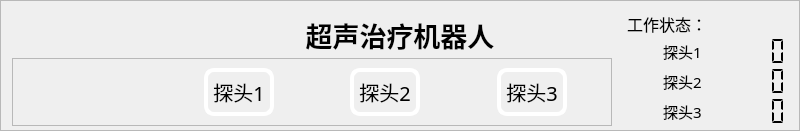
     <widget class="QFrame" name="frameTop_1">
      <property name="sizePolicy">
       <sizepolicy hsizetype="Expanding" vsizetype="Expanding">
        <horstretch>0</horstretch>
        <verstretch>0</verstretch>
       </sizepolicy>
      </property>
      <property name="minimumSize">
       <size>
        <width>800</width>
        <height>120</height>
       </size>
      </property>
      <property name="maximumSize">
       <size>
        <width>1280</width>
        <height>160</height>
       </size>
      </property>
      <property name="frameShape">
       <enum>QFrame::StyledPanel</enum>
      </property>
      <property name="frameShadow">
       <enum>QFrame::Raised</enum>
      </property>
      <layout class="QGridLayout" name="gridLayout_2" rowstretch="1,1" columnstretch="2,5,2">
       <property name="bottomMargin">
        <number>4</number>
       </property>
       <property name="verticalSpacing">
        <number>0</number>
       </property>
       <item row="0" column="0" alignment="Qt::AlignLeft|Qt::AlignTop">
        <widget class="QLabel" name="logo">
         <property name="sizePolicy">
          <sizepolicy hsizetype="Ignored" vsizetype="Ignored">
           <horstretch>0</horstretch>
           <verstretch>0</verstretch>
          </sizepolicy>
         </property>
         <property name="minimumSize">
          <size>
           <width>100</width>
           <height>0</height>
          </size>
         </property>
         <property name="maximumSize">
          <size>
           <width>180</width>
           <height>80</height>
          </size>
         </property>
         <property name="cursor">
          <cursorShape>PointingHandCursor</cursorShape>
         </property>
         <property name="text">
          <string/>
         </property>
         <property name="pixmap">
          <pixmap resource="../res/pngConfig.qrc">:/images/welld.png</pixmap>
         </property>
         <property name="scaledContents">
          <bool>true</bool>
         </property>
         <property name="openExternalLinks">
          <bool>true</bool>
         </property>
        </widget>
       </item>
       <item row="0" column="1">
        <widget class="QLabel" name="title">
         <property name="sizePolicy">
          <sizepolicy hsizetype="Expanding" vsizetype="Expanding">
           <horstretch>0</horstretch>
           <verstretch>0</verstretch>
          </sizepolicy>
         </property>
         <property name="maximumSize">
          <size>
           <width>768</width>
           <height>16777215</height>
          </size>
         </property>
         <property name="font">
          <font>
           <family>楷体</family>
           <pointsize>20</pointsize>
           <bold>true</bold>
          </font>
         </property>
         <property name="text">
          <string>超声治疗机器人</string>
         </property>
         <property name="scaledContents">
          <bool>true</bool>
         </property>
         <property name="alignment">
          <set>Qt::AlignCenter</set>
         </property>
        </widget>
       </item>
       <item row="0" column="2" rowspan="2">
        <widget class="QFrame" name="frameStateView_1">
         <property name="sizePolicy">
          <sizepolicy hsizetype="Expanding" vsizetype="Expanding">
           <horstretch>0</horstretch>
           <verstretch>0</verstretch>
          </sizepolicy>
         </property>
         <property name="maximumSize">
          <size>
           <width>256</width>
           <height>120</height>
          </size>
         </property>
         <property name="styleSheet">
          <string notr="true">border-radius:10px;
background-color: transparent;</string>
         </property>
         <property name="frameShape">
          <enum>QFrame::StyledPanel</enum>
         </property>
         <property name="frameShadow">
          <enum>QFrame::Raised</enum>
         </property>
         <layout class="QGridLayout" name="gridLayout" rowstretch="1,2,2,2" columnstretch="1,1,2">
          <property name="leftMargin">
           <number>9</number>
          </property>
          <property name="topMargin">
           <number>0</number>
          </property>
          <property name="rightMargin">
           <number>0</number>
          </property>
          <property name="bottomMargin">
           <number>0</number>
          </property>
          <property name="horizontalSpacing">
           <number>6</number>
          </property>
          <property name="verticalSpacing">
           <number>0</number>
          </property>
          <item row="0" column="0" colspan="2">
           <widget class="QLabel" name="stateStr">
            <property name="font">
             <font>
              <family>楷体</family>
              <pointsize>12</pointsize>
             </font>
            </property>
            <property name="text">
             <string>工作状态：</string>
            </property>
           </widget>
          </item>
          <item row="1" column="0">
           <widget class="QLabel" name="statelight_1">
            <property name="sizePolicy">
             <sizepolicy hsizetype="Expanding" vsizetype="Expanding">
              <horstretch>0</horstretch>
              <verstretch>0</verstretch>
             </sizepolicy>
            </property>
            <property name="minimumSize">
             <size>
              <width>30</width>
              <height>30</height>
             </size>
            </property>
            <property name="maximumSize">
             <size>
              <width>30</width>
              <height>30</height>
             </size>
            </property>
            <property name="frameShape">
             <enum>QFrame::StyledPanel</enum>
            </property>
            <property name="frameShadow">
             <enum>QFrame::Raised</enum>
            </property>
            <property name="text">
             <string/>
            </property>
            <property name="pixmap">
             <pixmap resource="../res/pngConfig.qrc">:/images/normallight.png</pixmap>
            </property>
            <property name="scaledContents">
             <bool>true</bool>
            </property>
            <property name="wordWrap">
             <bool>false</bool>
            </property>
            <property name="openExternalLinks">
             <bool>false</bool>
            </property>
           </widget>
          </item>
          <item row="1" column="1">
           <widget class="QLabel" name="state_camera_1">
            <property name="sizePolicy">
             <sizepolicy hsizetype="Expanding" vsizetype="Expanding">
              <horstretch>0</horstretch>
              <verstretch>0</verstretch>
             </sizepolicy>
            </property>
            <property name="maximumSize">
             <size>
              <width>16777215</width>
              <height>16777215</height>
             </size>
            </property>
            <property name="font">
             <font>
              <family>楷体</family>
              <pointsize>11</pointsize>
             </font>
            </property>
            <property name="text">
             <string>探头1</string>
            </property>
           </widget>
          </item>
          <item row="1" column="2">
           <widget class="QLCDNumber" name="state_lcd_1">
            <property name="sizePolicy">
             <sizepolicy hsizetype="Expanding" vsizetype="Expanding">
              <horstretch>0</horstretch>
              <verstretch>0</verstretch>
             </sizepolicy>
            </property>
            <property name="acceptDrops">
             <bool>false</bool>
            </property>
            <property name="frameShape">
             <enum>QFrame::NoFrame</enum>
            </property>
            <property name="smallDecimalPoint">
             <bool>false</bool>
            </property>
            <property name="mode">
             <enum>QLCDNumber::Dec</enum>
            </property>
            <property name="segmentStyle">
             <enum>QLCDNumber::Flat</enum>
            </property>
            <property name="value" stdset="0">
             <double>0.000000000000000</double>
            </property>
            <property name="intValue" stdset="0">
             <number>0</number>
            </property>
           </widget>
          </item>
          <item row="2" column="0">
           <widget class="QLabel" name="statelight_2">
            <property name="sizePolicy">
             <sizepolicy hsizetype="Expanding" vsizetype="Expanding">
              <horstretch>0</horstretch>
              <verstretch>0</verstretch>
             </sizepolicy>
            </property>
            <property name="minimumSize">
             <size>
              <width>30</width>
              <height>30</height>
             </size>
            </property>
            <property name="maximumSize">
             <size>
              <width>30</width>
              <height>30</height>
             </size>
            </property>
            <property name="frameShape">
             <enum>QFrame::StyledPanel</enum>
            </property>
            <property name="frameShadow">
             <enum>QFrame::Raised</enum>
            </property>
            <property name="text">
             <string/>
            </property>
            <property name="pixmap">
             <pixmap resource="../res/pngConfig.qrc">:/images/normallight.png</pixmap>
            </property>
            <property name="scaledContents">
             <bool>true</bool>
            </property>
            <property name="wordWrap">
             <bool>false</bool>
            </property>
            <property name="openExternalLinks">
             <bool>false</bool>
            </property>
           </widget>
          </item>
          <item row="2" column="1">
           <widget class="QLabel" name="state_camera_2">
            <property name="sizePolicy">
             <sizepolicy hsizetype="Expanding" vsizetype="Expanding">
              <horstretch>0</horstretch>
              <verstretch>0</verstretch>
             </sizepolicy>
            </property>
            <property name="maximumSize">
             <size>
              <width>16777215</width>
              <height>16777215</height>
             </size>
            </property>
            <property name="font">
             <font>
              <family>楷体</family>
              <pointsize>11</pointsize>
             </font>
            </property>
            <property name="text">
             <string>探头2</string>
            </property>
           </widget>
          </item>
          <item row="2" column="2">
           <widget class="QLCDNumber" name="state_lcd_2">
            <property name="sizePolicy">
             <sizepolicy hsizetype="Expanding" vsizetype="Expanding">
              <horstretch>0</horstretch>
              <verstretch>0</verstretch>
             </sizepolicy>
            </property>
            <property name="acceptDrops">
             <bool>false</bool>
            </property>
            <property name="smallDecimalPoint">
             <bool>false</bool>
            </property>
            <property name="mode">
             <enum>QLCDNumber::Dec</enum>
            </property>
            <property name="segmentStyle">
             <enum>QLCDNumber::Flat</enum>
            </property>
            <property name="value" stdset="0">
             <double>0.000000000000000</double>
            </property>
            <property name="intValue" stdset="0">
             <number>0</number>
            </property>
           </widget>
          </item>
          <item row="3" column="0">
           <widget class="QLabel" name="statelight_3">
            <property name="sizePolicy">
             <sizepolicy hsizetype="Expanding" vsizetype="Expanding">
              <horstretch>0</horstretch>
              <verstretch>0</verstretch>
             </sizepolicy>
            </property>
            <property name="minimumSize">
             <size>
              <width>30</width>
              <height>30</height>
             </size>
            </property>
            <property name="maximumSize">
             <size>
              <width>30</width>
              <height>30</height>
             </size>
            </property>
            <property name="frameShape">
             <enum>QFrame::StyledPanel</enum>
            </property>
            <property name="frameShadow">
             <enum>QFrame::Raised</enum>
            </property>
            <property name="text">
             <string/>
            </property>
            <property name="pixmap">
             <pixmap resource="../res/pngConfig.qrc">:/images/normallight.png</pixmap>
            </property>
            <property name="scaledContents">
             <bool>true</bool>
            </property>
            <property name="wordWrap">
             <bool>false</bool>
            </property>
            <property name="openExternalLinks">
             <bool>false</bool>
            </property>
           </widget>
          </item>
          <item row="3" column="1">
           <widget class="QLabel" name="state_camera_3">
            <property name="sizePolicy">
             <sizepolicy hsizetype="Expanding" vsizetype="Expanding">
              <horstretch>0</horstretch>
              <verstretch>0</verstretch>
             </sizepolicy>
            </property>
            <property name="maximumSize">
             <size>
              <width>16777215</width>
              <height>16777215</height>
             </size>
            </property>
            <property name="font">
             <font>
              <family>楷体</family>
              <pointsize>11</pointsize>
             </font>
            </property>
            <property name="text">
             <string>探头3</string>
            </property>
           </widget>
          </item>
          <item row="3" column="2">
           <widget class="QLCDNumber" name="state_lcd_3">
            <property name="sizePolicy">
             <sizepolicy hsizetype="Expanding" vsizetype="Expanding">
              <horstretch>0</horstretch>
              <verstretch>0</verstretch>
             </sizepolicy>
            </property>
            <property name="acceptDrops">
             <bool>false</bool>
            </property>
            <property name="smallDecimalPoint">
             <bool>false</bool>
            </property>
            <property name="mode">
             <enum>QLCDNumber::Dec</enum>
            </property>
            <property name="segmentStyle">
             <enum>QLCDNumber::Flat</enum>
            </property>
            <property name="value" stdset="0">
             <double>0.000000000000000</double>
            </property>
            <property name="intValue" stdset="0">
             <number>0</number>
            </property>
           </widget>
          </item>
         </layout>
        </widget>
       </item>
       <item row="1" column="0" colspan="2" alignment="Qt::AlignVCenter">
        <widget class="QFrame" name="frameCam">
         <property name="maximumSize">
          <size>
           <width>1024</width>
           <height>16777215</height>
          </size>
         </property>
         <property name="frameShape">
          <enum>QFrame::StyledPanel</enum>
         </property>
         <property name="frameShadow">
          <enum>QFrame::Raised</enum>
         </property>
         <layout class="QHBoxLayout" name="horizontalLayout" stretch="1,1,1,1">
          <item alignment="Qt::AlignHCenter|Qt::AlignVCenter">
           <widget class="QLabel" name="label">
            <property name="text">
             <string/>
            </property>
           </widget>
          </item>
          <item alignment="Qt::AlignHCenter|Qt::AlignVCenter">
           <widget class="QPushButton" name="cam1">
            <property name="sizePolicy">
             <sizepolicy hsizetype="Expanding" vsizetype="Fixed">
              <horstretch>0</horstretch>
              <verstretch>0</verstretch>
             </sizepolicy>
            </property>
            <property name="font">
             <font>
              <family>楷体</family>
              <pointsize>15</pointsize>
             </font>
            </property>
            <property name="cursor">
             <cursorShape>PointingHandCursor</cursorShape>
            </property>
            <property name="styleSheet">
             <string notr="true">QPushButton{
border-radius:10px;
border:4px solid rgb(255, 255, 255);
background-color: transparent;
padding:5px;
}
QPushButton:pressed{
border-radius:10px;
background-color: rgb(180, 235, 255);
}</string>
            </property>
            <property name="text">
             <string>探头1</string>
            </property>
            <property name="checkable">
             <bool>true</bool>
            </property>
            <property name="checked">
             <bool>false</bool>
            </property>
            <property name="autoRepeat">
             <bool>true</bool>
            </property>
           </widget>
          </item>
          <item alignment="Qt::AlignHCenter|Qt::AlignVCenter">
           <widget class="QPushButton" name="cam2">
            <property name="font">
             <font>
              <family>楷体</family>
              <pointsize>15</pointsize>
             </font>
            </property>
            <property name="cursor">
             <cursorShape>PointingHandCursor</cursorShape>
            </property>
            <property name="styleSheet">
             <string notr="true">QPushButton{
border-radius:10px;
border:4px solid rgb(255, 255, 255);
background-color: transparent;
padding:5px;
}
QPushButton:pressed{
border-radius:10px;
background-color: rgb(180, 235, 255);
}</string>
            </property>
            <property name="text">
             <string>探头2</string>
            </property>
            <property name="checkable">
             <bool>true</bool>
            </property>
            <property name="autoRepeat">
             <bool>true</bool>
            </property>
           </widget>
          </item>
          <item alignment="Qt::AlignHCenter|Qt::AlignVCenter">
           <widget class="QPushButton" name="cam3">
            <property name="font">
             <font>
              <family>楷体</family>
              <pointsize>15</pointsize>
             </font>
            </property>
            <property name="cursor">
             <cursorShape>PointingHandCursor</cursorShape>
            </property>
            <property name="styleSheet">
             <string notr="true">QPushButton{
border-radius:10px;
border:4px solid rgb(255, 255, 255);
background-color: transparent;
padding:5px;
}
QPushButton:pressed{
border-radius:10px;
background-color: rgb(180, 235, 255);
}</string>
            </property>
            <property name="text">
             <string>探头3</string>
            </property>
            <property name="checkable">
             <bool>true</bool>
            </property>
            <property name="autoRepeat">
             <bool>true</bool>
            </property>
           </widget>
          </item>
         </layout>
        </widget>
       </item>
      </layout>
     </widget>
